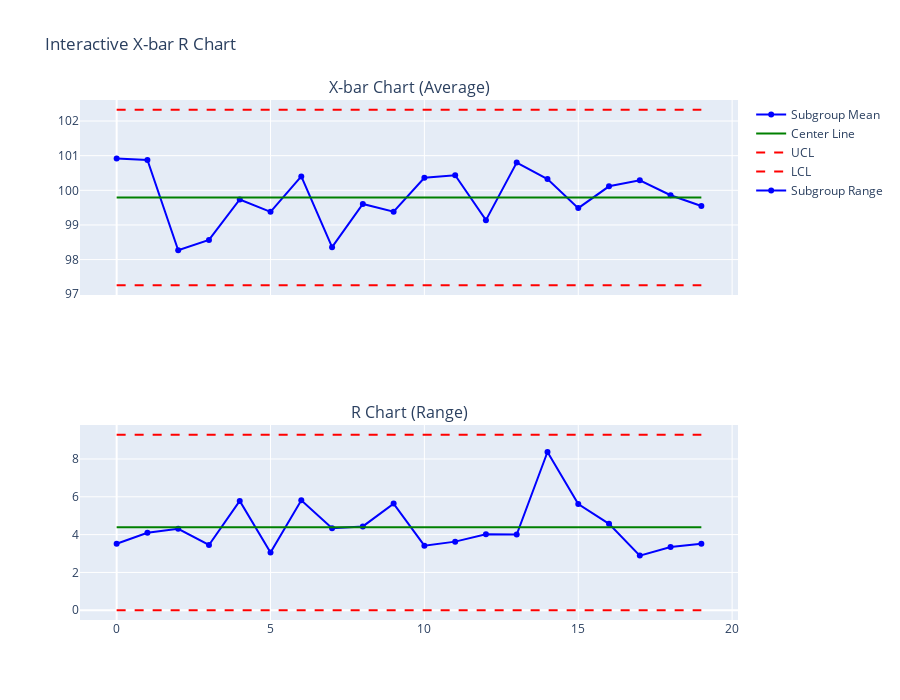

Notebook cell for this chart:
### Markdown cell above
#### Visualizing Using Plotly

### Code cell
# --- Step 4: Plotting with Plotly ---
# Create a subplot with 2 rows
fig = make_subplots(rows=2, cols=1, 
                    shared_xaxes=True, 
                    subplot_titles=("X-bar Chart (Average)", "R Chart (Range)"))

# === Top Chart: X-bar ===
# Data Line
fig.add_trace(go.Scatter(y=df['X_bar'], mode='lines+markers', name='Subgroup Mean', line=dict(color='blue')), row=1, col=1)
# Center Line
fig.add_trace(go.Scatter(y=[x_bar_bar]*len(df), mode='lines', name='Center Line', line=dict(color='green')), row=1, col=1)
# UCL
fig.add_trace(go.Scatter(y=[ucl_x]*len(df), mode='lines', name='UCL', line=dict(color='red', dash='dash')), row=1, col=1)
# LCL
fig.add_trace(go.Scatter(y=[lcl_x]*len(df), mode='lines', name='LCL', line=dict(color='red', dash='dash')), row=1, col=1)

# === Bottom Chart: Range ===
# Data Line
fig.add_trace(go.Scatter(y=df['R'], mode='lines+markers', name='Subgroup Range', line=dict(color='blue')), row=2, col=1)
# Center Line
fig.add_trace(go.Scatter(y=[r_bar]*len(df), mode='lines', name='Center Line', line=dict(color='green'), showlegend=False), row=2, col=1)
# UCL
fig.add_trace(go.Scatter(y=[ucl_r]*len(df), mode='lines', name='UCL', line=dict(color='red', dash='dash'), showlegend=False), row=2, col=1)
# LCL
fig.add_trace(go.Scatter(y=[lcl_r]*len(df), mode='lines', name='LCL', line=dict(color='red', dash='dash'), showlegend=False), row=2, col=1)

# Update Layout
fig.update_layout(height=700, title_text="Interactive X-bar R Chart")
fig.show()

### Figure 1 — Plotly figure (JSON) as saved in the notebook; plotly's stock layout.template omitted (floating-point values rounded to 4 significant figures)
{"data": [{"line": {"color": "blue"}, "mode": "lines+markers", "name": "Subgroup Mean", "type": "scatter", "xaxis": "x", "y": [100.9, 100.9, 98.27, 98.57, 99.74, 99.38, 100.4, 98.36, 99.61, 99.38, 100.4, 100.4, 99.14, 100.8, 100.3, 99.49, 100.1, 100.3, 99.86, 99.55], "yaxis": "y"}, {"line": {"color": "green"}, "mode": "lines", "name": "Center Line", "type": "scatter", "xaxis": "x", "y": [99.79, 99.79, 99.79, 99.79, 99.79, 99.79, 99.79, 99.79, 99.79, 99.79, 99.79, 99.79, 99.79, 99.79, 99.79, 99.79, 99.79, 99.79, 99.79, 99.79], "yaxis": "y"}, {"line": {"color": "red", "dash": "dash"}, "mode": "lines", "name": "UCL", "type": "scatter", "xaxis": "x", "y": [102.3, 102.3, 102.3, 102.3, 102.3, 102.3, 102.3, 102.3, 102.3, 102.3, 102.3, 102.3, 102.3, 102.3, 102.3, 102.3, 102.3, 102.3, 102.3, 102.3], "yaxis": "y"}, {"line": {"color": "red", "dash": "dash"}, "mode": "lines", "name": "LCL", "type": "scatter", "xaxis": "x", "y": [97.26, 97.26, 97.26, 97.26, 97.26, 97.26, 97.26, 97.26, 97.26, 97.26, 97.26, 97.26, 97.26, 97.26, 97.26, 97.26, 97.26, 97.26, 97.26, 97.26], "yaxis": "y"}, {"line": {"color": "blue"}, "mode": "lines+markers", "name": "Subgroup Range", "type": "scatter", "xaxis": "x2", "y": [3.514, 4.097, 4.31, 3.453, 5.781, 3.053, 5.82, 4.337, 4.434, 5.64, 3.416, 3.63, 4.017, 4.003, 8.369, 5.619, 4.573, 2.89, 3.341, 3.519], "yaxis": "y2"}, {"line": {"color": "green"}, "mode": "lines", "name": "Center Line", "showlegend": false, "type": "scatter", "xaxis": "x2", "y": [4.391, 4.391, 4.391, 4.391, 4.391, 4.391, 4.391, 4.391, 4.391, 4.391, 4.391, 4.391, 4.391, 4.391, 4.391, 4.391, 4.391, 4.391, 4.391, 4.391], "yaxis": "y2"}, {"line": {"color": "red", "dash": "dash"}, "mode": "lines", "name": "UCL", "showlegend": false, "type": "scatter", "xaxis": "x2", "y": [9.282, 9.282, 9.282, 9.282, 9.282, 9.282, 9.282, 9.282, 9.282, 9.282, 9.282, 9.282, 9.282, 9.282, 9.282, 9.282, 9.282, 9.282, 9.282, 9.282], "yaxis": "y2"}, {"line": {"color": "red", "dash": "dash"}, "mode": "lines", "name": "LCL", "showlegend": false, "type": "scatter", "xaxis": "x2", "y": [0, 0, 0, 0, 0, 0, 0, 0, 0, 0, 0, 0, 0, 0, 0, 0, 0, 0, 0, 0], "yaxis": "y2"}], "layout": {"annotations": [{"font": {"size": 16}, "showarrow": false, "text": "X-bar Chart (Average)", "x": 0.5, "xanchor": "center", "xref": "paper", "y": 1, "yanchor": "bottom", "yref": "paper"}, {"font": {"size": 16}, "showarrow": false, "text": "R Chart (Range)", "x": 0.5, "xanchor": "center", "xref": "paper", "y": 0.375, "yanchor": "bottom", "yref": "paper"}], "height": 700, "title": {"text": "Interactive X-bar R Chart"}, "xaxis": {"anchor": "y", "domain": [0, 1], "matches": "x2", "showticklabels": false}, "xaxis2": {"anchor": "y2", "domain": [0, 1]}, "yaxis": {"anchor": "x", "domain": [0.625, 1]}, "yaxis2": {"anchor": "x2", "domain": [0, 0.375]}}}
